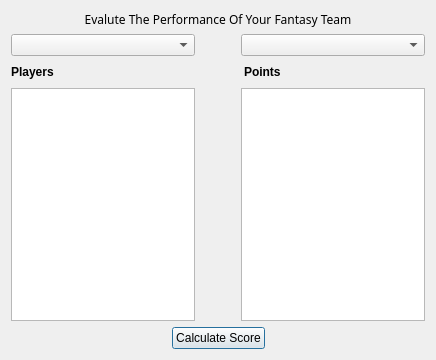
<?xml version="1.0" encoding="UTF-8"?>
<ui version="4.0">
 <class>EvaluateTeam</class>
 <widget class="QDialog" name="EvaluateTeam">
  <property name="geometry">
   <rect>
    <x>0</x>
    <y>0</y>
    <width>436</width>
    <height>360</height>
   </rect>
  </property>
  <property name="sizePolicy">
   <sizepolicy hsizetype="Fixed" vsizetype="Fixed">
    <horstretch>0</horstretch>
    <verstretch>0</verstretch>
   </sizepolicy>
  </property>
  <property name="minimumSize">
   <size>
    <width>436</width>
    <height>360</height>
   </size>
  </property>
  <property name="maximumSize">
   <size>
    <width>436</width>
    <height>360</height>
   </size>
  </property>
  <property name="windowTitle">
   <string>Dialog</string>
  </property>
  <property name="modal">
   <bool>true</bool>
  </property>
  <layout class="QVBoxLayout" name="verticalLayout">
   <item>
    <layout class="QHBoxLayout" name="horizontalLayout_3">
     <item>
      <widget class="QLabel" name="label">
       <property name="font">
        <font>
         <family>Arial Black</family>
        </font>
       </property>
       <property name="text">
        <string>Evalute The Performance Of Your Fantasy Team</string>
       </property>
       <property name="alignment">
        <set>Qt::AlignCenter</set>
       </property>
      </widget>
     </item>
    </layout>
   </item>
   <item>
    <layout class="QHBoxLayout" name="horizontalLayout">
     <item>
      <widget class="QComboBox" name="comboBox1"/>
     </item>
     <item>
      <spacer name="horizontalSpacer">
       <property name="orientation">
        <enum>Qt::Horizontal</enum>
       </property>
       <property name="sizeType">
        <enum>QSizePolicy::Ignored</enum>
       </property>
       <property name="sizeHint" stdset="0">
        <size>
         <width>40</width>
         <height>20</height>
        </size>
       </property>
      </spacer>
     </item>
     <item>
      <widget class="QComboBox" name="comboBox2"/>
     </item>
    </layout>
   </item>
   <item>
    <layout class="QHBoxLayout" name="horizontalLayout_4">
     <item>
      <widget class="QLabel" name="label1">
       <property name="font">
        <font>
         <family>Arial</family>
         <pointsize>9</pointsize>
         <weight>75</weight>
         <bold>true</bold>
        </font>
       </property>
       <property name="text">
        <string>Players</string>
       </property>
       <property name="alignment">
        <set>Qt::AlignLeading|Qt::AlignLeft|Qt::AlignVCenter</set>
       </property>
      </widget>
     </item>
     <item>
      <spacer name="horizontalSpacer_9">
       <property name="orientation">
        <enum>Qt::Horizontal</enum>
       </property>
       <property name="sizeType">
        <enum>QSizePolicy::Fixed</enum>
       </property>
       <property name="sizeHint" stdset="0">
        <size>
         <width>40</width>
         <height>20</height>
        </size>
       </property>
      </spacer>
     </item>
     <item>
      <spacer name="horizontalSpacer_7">
       <property name="orientation">
        <enum>Qt::Horizontal</enum>
       </property>
       <property name="sizeType">
        <enum>QSizePolicy::Fixed</enum>
       </property>
       <property name="sizeHint" stdset="0">
        <size>
         <width>40</width>
         <height>20</height>
        </size>
       </property>
      </spacer>
     </item>
     <item>
      <spacer name="horizontalSpacer_3">
       <property name="orientation">
        <enum>Qt::Horizontal</enum>
       </property>
       <property name="sizeType">
        <enum>QSizePolicy::Preferred</enum>
       </property>
       <property name="sizeHint" stdset="0">
        <size>
         <width>40</width>
         <height>20</height>
        </size>
       </property>
      </spacer>
     </item>
     <item>
      <spacer name="horizontalSpacer_4">
       <property name="orientation">
        <enum>Qt::Horizontal</enum>
       </property>
       <property name="sizeType">
        <enum>QSizePolicy::Minimum</enum>
       </property>
       <property name="sizeHint" stdset="0">
        <size>
         <width>40</width>
         <height>20</height>
        </size>
       </property>
      </spacer>
     </item>
     <item>
      <widget class="QLabel" name="label2">
       <property name="font">
        <font>
         <family>Arial</family>
         <pointsize>9</pointsize>
         <weight>75</weight>
         <bold>true</bold>
        </font>
       </property>
       <property name="text">
        <string>Points</string>
       </property>
      </widget>
     </item>
     <item>
      <widget class="QLabel" name="label3">
       <property name="font">
        <font>
         <family>Arial</family>
         <pointsize>9</pointsize>
         <weight>75</weight>
         <bold>true</bold>
        </font>
       </property>
       <property name="text">
        <string/>
       </property>
      </widget>
     </item>
     <item>
      <spacer name="horizontalSpacer_8">
       <property name="orientation">
        <enum>Qt::Horizontal</enum>
       </property>
       <property name="sizeType">
        <enum>QSizePolicy::Fixed</enum>
       </property>
       <property name="sizeHint" stdset="0">
        <size>
         <width>40</width>
         <height>20</height>
        </size>
       </property>
      </spacer>
     </item>
    </layout>
   </item>
   <item>
    <layout class="QHBoxLayout" name="horizontalLayout_2">
     <item>
      <widget class="QListWidget" name="listWidget1">
       <property name="font">
        <font>
         <pointsize>10</pointsize>
         <weight>50</weight>
         <bold>false</bold>
        </font>
       </property>
      </widget>
     </item>
     <item>
      <spacer name="horizontalSpacer_2">
       <property name="orientation">
        <enum>Qt::Horizontal</enum>
       </property>
       <property name="sizeType">
        <enum>QSizePolicy::Fixed</enum>
       </property>
       <property name="sizeHint" stdset="0">
        <size>
         <width>40</width>
         <height>20</height>
        </size>
       </property>
      </spacer>
     </item>
     <item>
      <widget class="QListWidget" name="listWidget2">
       <property name="font">
        <font>
         <pointsize>10</pointsize>
        </font>
       </property>
      </widget>
     </item>
    </layout>
   </item>
   <item>
    <layout class="QHBoxLayout" name="horizontalLayout_5">
     <item>
      <spacer name="horizontalSpacer_5">
       <property name="orientation">
        <enum>Qt::Horizontal</enum>
       </property>
       <property name="sizeHint" stdset="0">
        <size>
         <width>40</width>
         <height>20</height>
        </size>
       </property>
      </spacer>
     </item>
     <item>
      <widget class="QPushButton" name="pushButton">
       <property name="text">
        <string>Calculate Score</string>
       </property>
      </widget>
     </item>
     <item>
      <spacer name="horizontalSpacer_6">
       <property name="orientation">
        <enum>Qt::Horizontal</enum>
       </property>
       <property name="sizeHint" stdset="0">
        <size>
         <width>40</width>
         <height>20</height>
        </size>
       </property>
      </spacer>
     </item>
    </layout>
   </item>
  </layout>
 </widget>
 <resources/>
 <connections/>
</ui>
